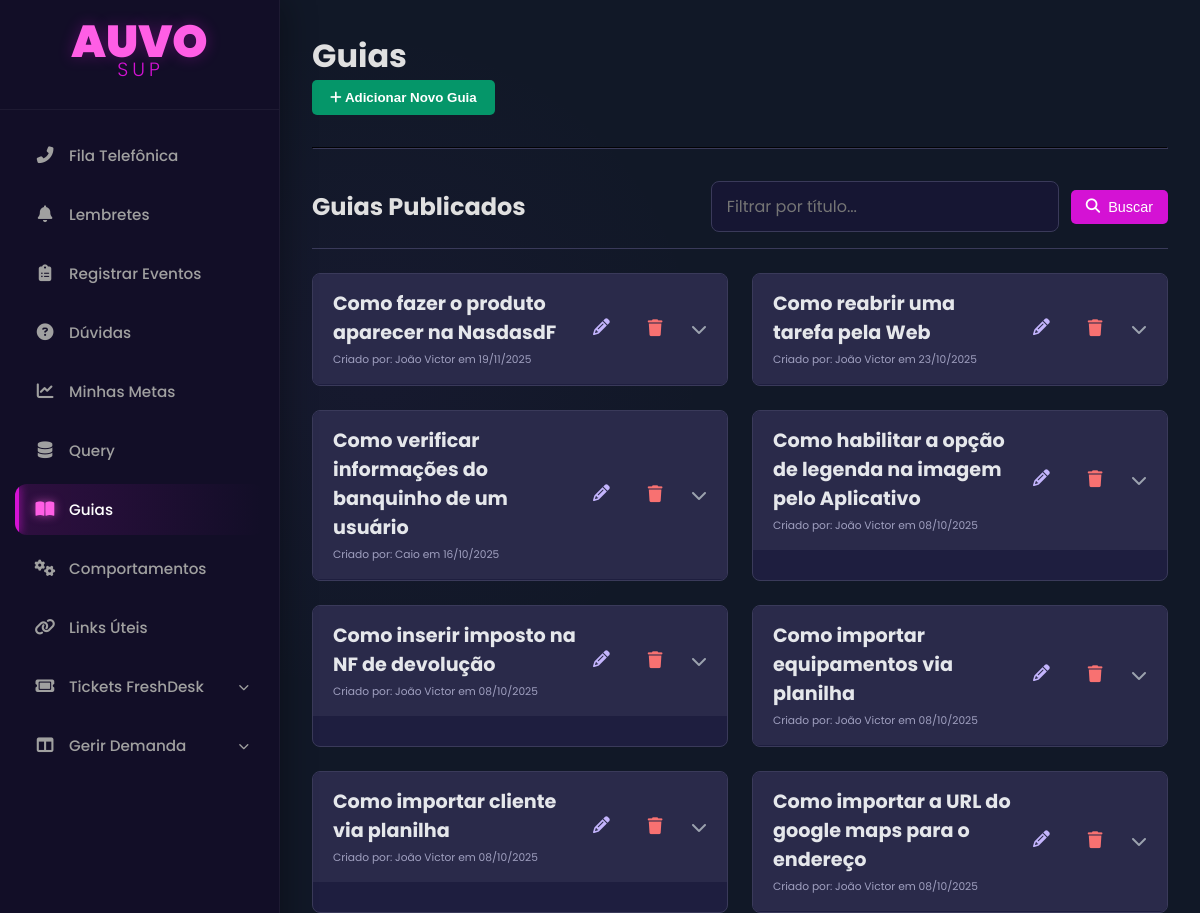
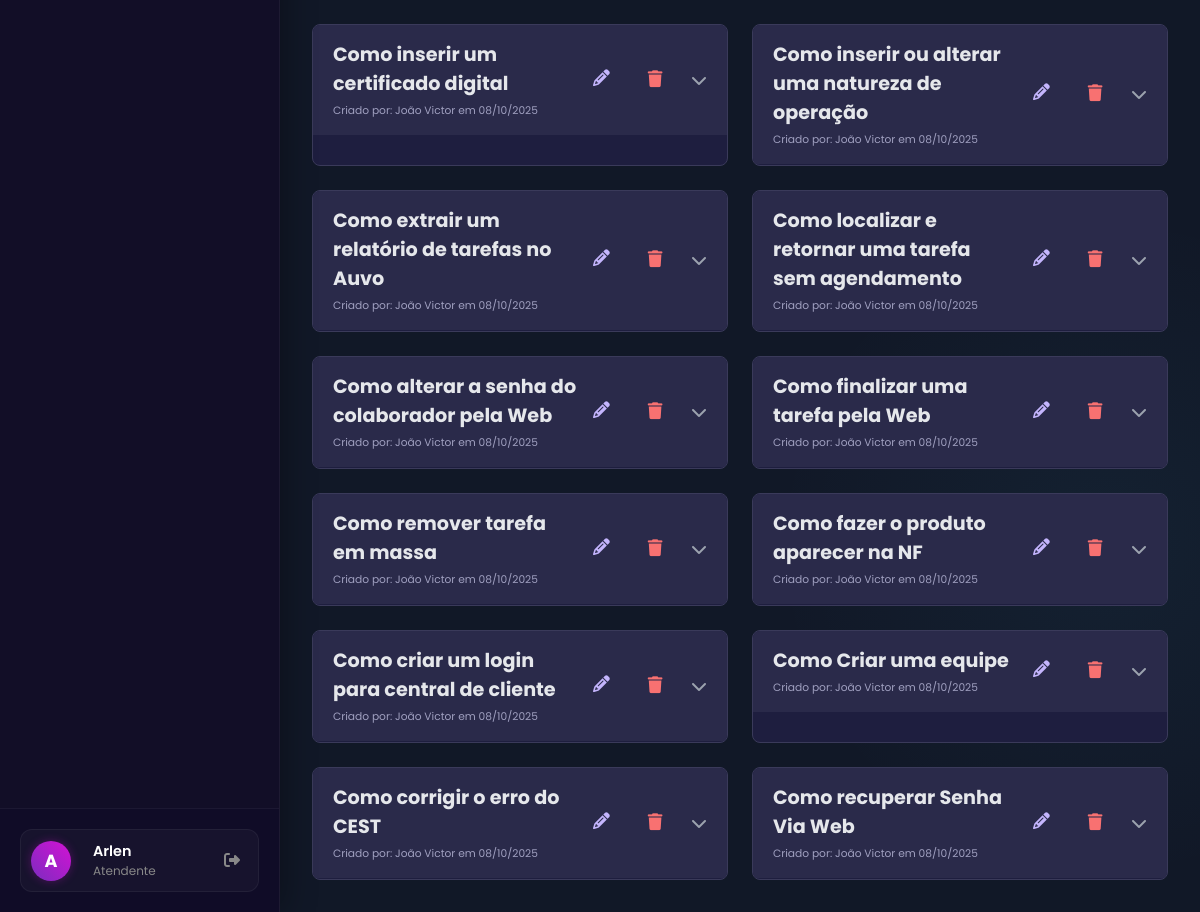
Screenshot of /guias (signed in) with the database file from the repository (2 pictures, top to bottom).
### app.py (models this page shows, shortened)
class User(db.Model, UserMixin):
    id = db.Column(db.Integer, primary_key=True)
    name = db.Column(db.String(150), nullable=False)
    username = db.Column(db.String(80), unique=True, nullable=False)
    email = db.Column(db.String(120), unique=True, nullable=False)
    password_hash = db.Column(db.String(128), nullable=False)
    discord_id = db.Column(db.String(50), nullable=True, unique=True)
    is_admin = db.Column(db.Boolean, nullable=False, default=False)
    manager_id = db.Column(db.Integer, db.ForeignKey('user.id'), nullable=True)
    lunch_start = db.Column(db.Time, nullable=True)
    lunch_end = db.Column(db.Time, nullable=True)
    ramal = db.Column(db.String(10), nullable=True)

class Guia(db.Model):
    id = db.Column(db.Integer, primary_key=True)
    titulo = db.Column(db.String(200), nullable=False)
    conteudo = db.Column(db.Text, nullable=False)
    created_at = db.Column(db.DateTime, default=datetime.utcnow)
    author_id = db.Column(db.Integer, db.ForeignKey('user.id'), nullable=False)
    author = db.relationship('User')

### app.py (the view, shortened to what this page needs)
@app.route('/guias', methods=['GET', 'POST'])
@login_required
def listar_guias():
    form = GuiaForm()
    query = request.args.get('q', '')
    if query:
        guias = Guia.query.filter(Guia.titulo.ilike(f'%{query}%')).order_by(Guia.created_at.desc()).all()
    else:
        guias = Guia.query.order_by(Guia.created_at.desc()).all()
    return render_template('guias.html', title="Guias", guias=guias, query=query, form=form)

### app.py
class GuiaForm(FlaskForm):
    titulo = StringField('Descrição / Título', validators=[DataRequired(), Length(max=200)])
    conteudo = TextAreaField('Passo a Passo', validators=[DataRequired()])
    submit = SubmitField('Salvar Guia')

### app.py (called while the page is built)
@app.context_processor
def inject_now():
    return {'now': datetime.utcnow()}

@login_manager.user_loader
def load_user(user_id):
    return User.query.get(int(user_id))

@app.template_filter('render_markdown') # Nome do filtro que usaremos no HTML
def render_markdown(text):
    if text: # Verifica se o texto não é None ou vazio
        return Markup(markdown.markdown(text, extensions=['fenced_code', 'tables']))
    return '' # Retorna string vazia se o input for None/vazio

### templates/guias.html (shortened to what this page needs)
{% extends "base.html" %}
{% block head_extra %}
<link rel="stylesheet" href="https://cdnjs.cloudflare.com/ajax/libs/font-awesome/6.2.0/css/all.min.css">
{% endblock %}
{% block content %}
<div class="page-container">
    <div class="page-header">
        <h1>{{ title }}</h1>
    </div>
    <div class="toggle-form-container">
        <button id="toggle-guia-form" class="action-btn resolve-btn">
            <i class="fa-solid fa-plus"></i> Adicionar Novo Guia
        </button>
    </div>
    <hr style="border-color: #3a3a5a; margin: 2rem 0;">
    <div class="history-header">
        <h2>Guias Publicados</h2>
        <form method="GET" action="{{ url_for('listar_guias') }}" class="filter-form">
            <div class="filter-group">
                <input type="search" name="q" class="form-control" placeholder="Filtrar por título..." value="{{ query or '' }}">
            </div>
            <div class="filter-group">
                <button type="submit" class="btn-search"><i class="fa-solid fa-search"></i> Buscar</button>
            </div>
        </form>
    </div>
   <div class="guias-grid" style="margin-top: 1.5rem;">
    {% for guia in guias %}
    <div class="guia-card">
            <div class="guia-header">
                <div class="guia-header-info">
                    <h3>{{ guia.titulo }}</h3>
                    <div class="guia-meta">
                        <small>Criado por: {{ guia.author.name if guia.author else 'Desconhecido' }} em {{ guia.created_at.strftime('%d/%m/%Y') }}</small>
                    </div>
                </div>
                <div class="guia-header-actions">
                    <a href="{{ url_for('editar_guia', guia_id=guia.id) }}" class="guia-action-icon edit-icon" title="Editar Guia">
                        <i class="fa-solid fa-pencil"></i>
                    </a>
                    <form method="POST" action="{{ url_for('deletar_guia', guia_id=guia.id) }}" onsubmit="return confirm('Tem certeza que deseja apagar este guia?');" class="guia-action-form">
                        <button type="submit" class="guia-action-icon delete-icon" title="Apagar Guia">
                            <i class="fa-solid fa-trash"></i>
                        </button>
                    </form>
                    <i class="fa-solid fa-chevron-down expand-icon"></i>
                </div>
            </div>
            <div class="guia-body">
            </div>
    </div>
    {% else %}
    <p>Nenhum guia encontrado.</p>
    {% endfor %}
</div>
</div>
{% endblock %}

### templates/base.html (shortened to what this page needs)
<!DOCTYPE html>
<html lang="pt-br">
<head>
    <link rel="stylesheet" href="{{ url_for('static', filename='css/style.css') }}">
    <link rel="stylesheet" href="https://cdnjs.cloudflare.com/ajax/libs/font-awesome/6.2.0/css/all.min.css">
    {% block head_extra %}{% endblock %}
</head>
<body>
    <div class="main-container">
        <nav class="sidebar">
            <div class="sidebar-header">
                <div style="line-height: 1; cursor: default;">
                    <h1 style="
                        color: #ff5ee5;
                        font-size: 2.8em;
                        font-family: 'Poppins', sans-serif;
                        font-weight: 900;
                        margin: 0; padding: 0;
                        text-shadow: 0 0 15px rgba(212, 18, 212, 0.3);
                    ">AUVO</h1>
                    <span style="
                        color: #d412d4;
                        font-size: 1.2em;
                        font-family: 'Poppins', sans-serif;
                        font-weight: 300;
                        display: block;
                        margin-top: -5px;
                        letter-spacing: 4px;
                        margin-left: 2px;
                    ">SUP</span>
                </div>
            </div>
            <ul class="menu">
                <li class="menu-item">
                    <a href="{{ url_for('fila_telefonica') }}">
                        <i class="fa-solid fa-phone-alt menu-icon"></i>
                        <span>Fila Telefônica</span>
                    </a>
                </li>
                <li class="menu-item">
                    <a href="{{ url_for('list_reminders') }}">
                        <i class="fa-solid fa-bell menu-icon"></i>
                        <span>Lembretes</span>
                    </a>
                </li>
                <li class="menu-item">
                    <a href="{{ url_for('listar_eventos') }}">
                        <i class="fa-solid fa-clipboard-list menu-icon"></i>
                        <span>Registrar Eventos</span>
                    </a>
                </li>
                <li class="menu-item">
                    <a href="{{ url_for('listar_duvidas') }}">
                        <i class="fa-solid fa-question-circle menu-icon"></i>
                        <span>Dúvidas</span>
                    </a>
                </li>
                <li class="menu-item">
                    <a href="{{ url_for('minhas_metas') }}">
                        <i class="fa-solid fa-chart-line menu-icon"></i>
                        <span>Minhas Metas</span>
                    </a>
                </li>
                <li class="menu-item">
                     <a href="{{ url_for('list_queries') }}">
                         <i class="fa-solid fa-database menu-icon"></i>
                         <span>Query</span>
                     </a>
                </li>
                <li class="menu-item">
                    <a href="{{ url_for('listar_guias') }}">
                        <i class="fa-solid fa-book-open menu-icon"></i>
                        <span>Guias</span>
                    </a>
                </li>
                <li class="menu-item">
                    <a href="{{ url_for('listar_comportamentos') }}">
                        <i class="fa-solid fa-cogs menu-icon"></i>
                        <span>Comportamentos</span>
                    </a>
                </li>
                <li class="menu-item">
                    <a href="{{ url_for('links_uteis') }}">
                        <i class="fa-solid fa-link menu-icon"></i>
                        <span>Links Úteis</span>
                    </a>
                </li>
                <li class="menu-item has-submenu" id="tickets-menu">
                    <a href="#">
                        <i class="fa-solid fa-ticket menu-icon"></i>
                        <span>Tickets FreshDesk</span>
                    </a>
                </li>
                <li class="menu-item has-submenu" id="demanda-menu">
                    <a href="#">
                        <i class="fa-solid fa-table-columns menu-icon"></i>
                        <span>Gerir Demanda </span>
                    </a>
                </li>
            </ul>
            <div class="sidebar-footer">
                {% if current_user.is_authenticated %}
                <div class="user-profile">
                    <div class="user-avatar">
                         {% if current_user.avatar_filename %}
                            <img src="{{ url_for('static', filename='uploads/avatars/' + current_user.avatar_filename) }}" alt="Avatar">
                        {% else %}
                            {{ current_user.name[0] }}
                        {% endif %}
                    </div>
                    <a href="{{ url_for('profile') }}" class="user-profile-link" title="Editar Perfil">
                        <div class="user-info">
                            <span class="user-name">{{ current_user.name.split()[0] }}</span>
                            <span class="user-role">
                                {% if current_user.is_admin %} Admin {% else %} Atendente {% endif %}
                            </span>
                        </div>
                    </a>
                    <a href="{{ url_for('logout') }}" class="logout-icon" title="Sair">
                        <i class="fa-solid fa-right-from-bracket"></i>
                    </a>
                </div>
                {% endif %}
            </div>
        </nav>
        <main class="content">
            {% block content %}{% endblock %}
        </main>
    </div>
</body>
</html>

### templates/base.html (style rules this page uses)
* { margin: 0; padding: 0; box-sizing: border-box; }
body { font-family: 'Poppins', sans-serif; background-color: #0f0c29; color: #e0e0e0; min-height: 100vh; overflow-x: hidden; }
.main-container { display: flex; min-height: 100vh; }
.sidebar { width: 280px; background: rgba(19, 15, 40, 0.95); border-right: 1px solid rgba(255, 255, 255, 0.05); display: flex; flex-direction: column; position: fixed; top: 0; left: 0; height: 100vh; z-index: 1000; padding-top: 20px; box-shadow: 5px 0 30px rgba(0,0,0,0.3); transition: all 0.3s ease; }
.sidebar-header { text-align: center; padding: 0 20px 30px 20px; border-bottom: 1px solid rgba(255, 255, 255, 0.05); margin-bottom: 20px; }
.menu { list-style: none; padding: 0 15px; flex-grow: 1; overflow-y: auto; }
.menu-item { margin-bottom: 8px; border-radius: 12px; transition: all 0.3s ease; }
.menu a { display: flex; align-items: center; padding: 14px 18px; text-decoration: none; color: #a0a0a0; font-weight: 500; font-size: 0.95em; border-radius: 12px; transition: all 0.3s ease; position: relative; overflow: hidden; }
.menu-icon { width: 24px; margin-right: 12px; font-size: 1.1em; text-align: center; transition: color 0.3s ease; }
.menu-item:hover > a, .menu-item.active-link > a { background: linear-gradient(90deg, rgba(212, 18, 212, 0.15), transparent); color: #fff; }
.menu-item:hover .menu-icon, .menu-item.active-link .menu-icon { color: #ff5ee5; text-shadow: 0 0 10px rgba(255, 94, 229, 0.6); }
.menu-item.active-link > a::before { content: ''; position: absolute; left: 0; top: 0; height: 100%; width: 4px; background: #d412d4; box-shadow: 0 0 10px #d412d4; border-radius: 0 4px 4px 0; }
.menu-item.has-submenu > a::after { content: '\f078'; font-family: 'Font Awesome 6 Free'; font-weight: 900; font-size: 0.7em; margin-left: auto; transition: transform 0.3s; }
.sidebar-footer { padding: 20px; border-top: 1px solid rgba(255, 255, 255, 0.05); background: rgba(15, 12, 41, 0.8); }
.user-profile { display: flex; align-items: center; gap: 12px; background: rgba(255, 255, 255, 0.03); padding: 10px; border-radius: 12px; border: 1px solid rgba(255, 255, 255, 0.05); transition: background 0.3s; }
.user-avatar { width: 40px; height: 40px; border-radius: 50%; background: linear-gradient(45deg, #7b2cbf, #d412d4); color: white; display: flex; align-items: center; justify-content: center; font-weight: bold; font-size: 1.1em; overflow: hidden; box-shadow: 0 0 10px rgba(212, 18, 212, 0.3); }
.user-info { flex-grow: 1; display: flex; flex-direction: column; overflow: hidden; }
.user-name { font-size: 0.9em; font-weight: 600; color: #fff; white-space: nowrap; text-overflow: ellipsis; overflow: hidden; }
.user-role { font-size: 0.75em; color: #888; }
.user-profile-link { text-decoration: none; flex-grow: 1; display: flex; }
.admin-icon, .logout-icon { color: #888; font-size: 1em; padding: 8px; border-radius: 8px; transition: all 0.2s; text-decoration: none; }
.content { flex-grow: 1; margin-left: 280px; padding: 40px; background-image: radial-gradient(circle at 10% 20%, rgba(123, 44, 191, 0.05) 0%, transparent 20%), radial-gradient(circle at 90% 80%, rgba(76, 201, 240, 0.05) 0%, transparent 20%); min-height: 100vh; }

### rows the page displays
User: name "A", name "Arlen"
Guia: titulo "Como fazer o produto aparecer na NasdasdF", author "João Victor", created_at "19/11/2025"
Guia: titulo "Como reabrir uma tarefa pela Web", author "João Victor", created_at "23/10/2025"
Guia: titulo "Como verificar informações do banquinho de um usuário", author "Caio", created_at "16/10/2025"
Guia: titulo "Como habilitar a opção de legenda na imagem pelo Aplicativo", author "João Victor", created_at "08/10/2025"
Guia: titulo "Como inserir imposto na NF de devolução", author "João Victor", created_at "08/10/2025"
Guia: titulo "Como importar equipamentos via planilha", author "João Victor", created_at "08/10/2025"
Guia: titulo "Como importar cliente via planilha", author "João Victor", created_at "08/10/2025"
Guia: titulo "Como importar a URL do google maps para o endereço", author "João Victor", created_at "08/10/2025"
Guia: titulo "Como inserir um certificado digital", author "João Victor", created_at "08/10/2025"
Guia: titulo "Como inserir ou alterar uma natureza de operação", author "João Victor", created_at "08/10/2025"
Guia: titulo "Como extrair um relatório de tarefas no Auvo", author "João Victor", created_at "08/10/2025"
Guia: titulo "Como localizar e retornar uma tarefa sem agendamento", author "João Victor", created_at "08/10/2025"
Guia: titulo "Como alterar a senha do colaborador pela Web", author "João Victor", created_at "08/10/2025"
Guia: titulo "Como finalizar uma tarefa pela Web", author "João Victor", created_at "08/10/2025"
Guia: titulo "Como remover tarefa em massa", author "João Victor", created_at "08/10/2025"
Guia: titulo "Como fazer o produto aparecer na NF", author "João Victor", created_at "08/10/2025"
Guia: titulo "Como criar um login para central de cliente", author "João Victor", created_at "08/10/2025"
Guia: titulo "Como Criar uma equipe", author "João Victor", created_at "08/10/2025"
Guia: titulo "Como corrigir o erro do CEST", author "João Victor", created_at "08/10/2025"
Guia: titulo "Como recuperar Senha Via Web", author "João Victor", created_at "08/10/2025"

### other values shown
{{ title }} "Guias"
